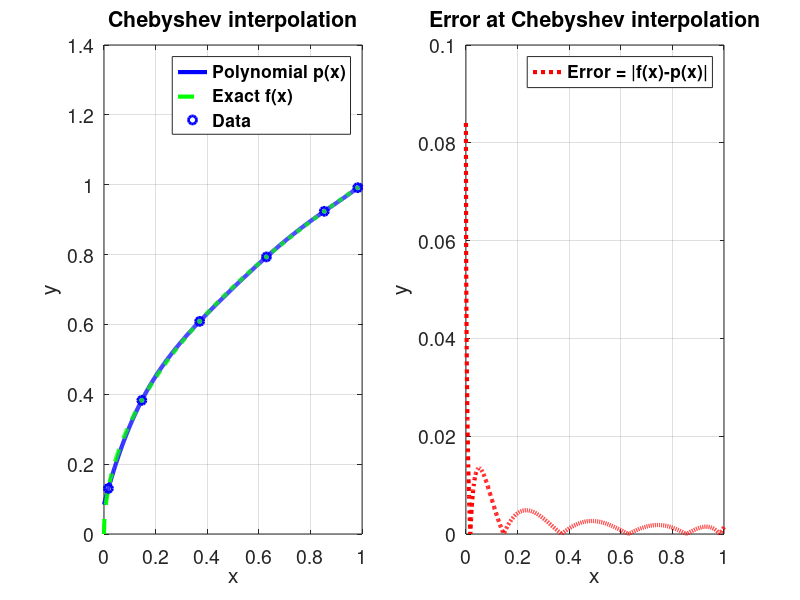

The MATLAB source for this figure:
%==========================================%
% We use the zeros of the Chebyshev        %
% polynomials to interpolate experimental  %
% data with minimal possible error.        %    
%==========================================%
clear; clc;
%===================================%
% Data.                             % 
%===================================%
a = 0; b = 1;
n = input('Enter n = ');
i = 0 : n;
xc = (a + b) / 2 + (b - a) / 2 * ...
    cos( (2 * i + 1) * pi / (2 * n + 2) );
yc = sqrt(xc);
%=====================================%
% Using polifit() built-in function.  %
%=====================================%
p = polyfit(xc,yc,n);
%===================================%
% Creating finer spatial grid.      %
%===================================%
xx = a : 0.001 : b;
yy = polyval(p,xx);
ff = sqrt(xx);
%============%
% Plot.      %
%============%
figure(1)
% % %
subplot(1,2,1)
% % %
plot(xx,yy,'b','LineWidth',3)
hold on
grid on
plot(xx,ff,'g--','LineWidth',3)
plot(xc,yc,'bo','LineWidth',2)
set(gca,'FontSize',14)
xlabel('x')
ylabel('y')
legend('\bf{Polynomial p(x)}', ...
       '\bf{Exact f(x)}', ...
       '\bf{Data}')
title('\bf{Chebyshev interpolation}')
% % %
subplot(1,2,2)
% % %
plot(xx,abs(yy-ff),'r:','LineWidth',3)
hold on
grid on
set(gca,'FontSize',14)
xlabel('x')
ylabel('y')
legend('\bf{Error = |f(x)-p(x)|}')
title('\bf{Error at Chebyshev interpolation}')
%=======================%
% Approximation error.  %
%=======================%
abs_err = abs(yy - ff);
rel_err = max(abs_err) ./ (max(ff)) .* 100;
display('====================================')
display('Maximal absolute error: ')
display(max(abs_err))
display('Relative error: ')
display(rel_err)
display('====================================')
